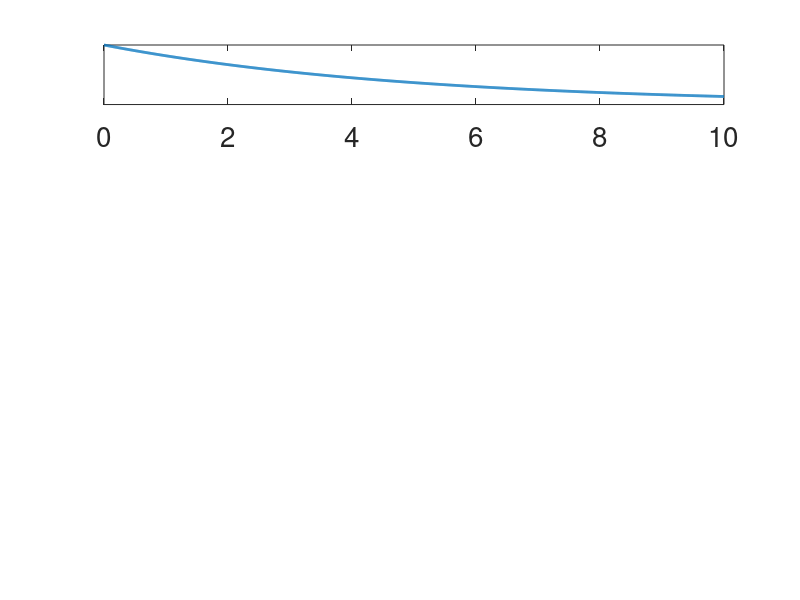

MATLAB code to generate this figure: (Note: this script raises an error after producing the figure.)
clear all;
clc;

mean_tau = 5;
x = 0:0.01:2*mean_tau;

i=0;
NE = [1,10,25,50,100];


hf = figure;

for shape = NE
rate = shape/mean_tau;
pdf = ((rate^shape) * (x.^(shape -1)) .* exp(-rate*x)/gamma(shape));
i=i+1;
ha(i) = subplot(length(NE),1,i)
plot(x,pdf,'LineStyle','-','LineWidth',2);hold on;yticks([]);
set(gca,'FontSize',20)

line([mean_tau, mean_tau], [0, max(pdf)], 'Color', [0.1,0.1,0.1],'LineStyle','--',LineWidth=2);




CV = 1/sqrt(shape);
str = strcat('cv = ',num2str(CV),' N_E =', num2str(shape));

%annotation('textbox',dim,'String',str,'FitBoxToText','on');

%ha(i).Position = ha(i).Position + [0 0 0 0.5]; 

end




pos = get(ha, 'position');
dim = cellfun(@(x) x.*[1 1 0.5 0.5], pos, 'uni',0);

% 2 points after decimal


for i = 1: length(NE)

CV = 1/sqrt(NE(i));
annotation(hf, 'textbox', dim{i}, 'String',  strcat('CV = ','  ',num2str(CV,2), '; ',' N_E =   ',num2str(NE(i)) )  ,'Position', ha(i).Position + [0.63 0 0 0],'EdgeColor','none', 'FontSize',14,'verticalalignment', 'top','FitBoxToText','on') ;

end


han=axes(hf,'visible','off'); 
%han.Title.Visible='on';
han.XLabel.Visible='on';
han.YLabel.Visible='on';
ylabel(han,'PDF of \tau ');
xlabel(han,'\tau (hours)');
set(gca,'FontSize',20)



% saving figure

set(gcf, 'PaperUnits', 'centimeters');
set(gcf, 'PaperPosition', [0 0 33 28]); %x_width=10cm y_width=15cm
saveas(gcf,'cv-ne.png')